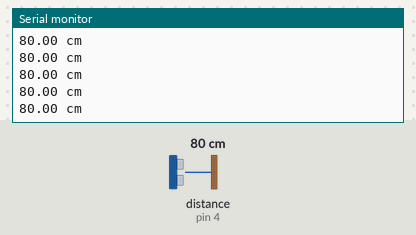
The sketch below on a simulated Arduino Uno, built with avr-gcc and run on an emulated ATmega328P. Parts: the last lines printed to the serial monitor. The inputs (shaded band) are chosen by the test bench; at power-on: distance to the obstacle (sensor on pin 4) 80 cm. The echo pulse lasts 58.3 µs per cm.

Above: at 1.2 s.
1.3 s: distance to the obstacle (sensor on pin 4) set to 2 cm
At 1.38 s:
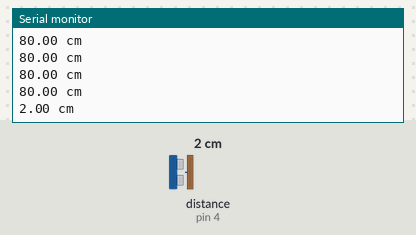
2.8 s: distance to the obstacle (sensor on pin 4) set to 250 cm
At 2.9 s:
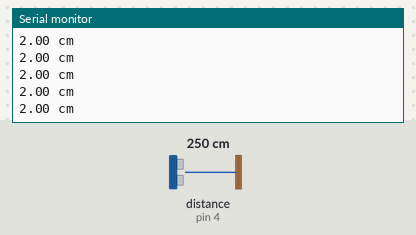
Timing chart, 0 to 5.8 s (numbered marks = the images above; inputs shaded):
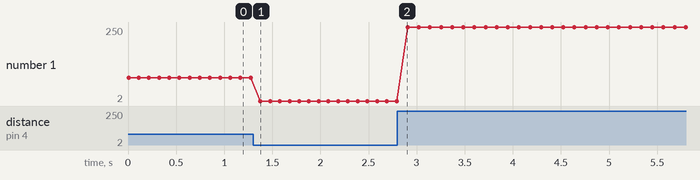

Measured:
- after the input at 1.3 s, the serial monitor: prints a new line after 0.08 s (image 1)
- plotted number 1: 80 → 2 after the input at 1.3 s, 2 → 250 after the input at 2.8 s

The sketch:

distance_testing.ino
```cpp
#include <EasyUltrasonic.h>

#define TRIGPIN 2 // Digital pin connected to the trig pin of the ultrasonic sensor
#define ECHOPIN 4 // Digital pin connected to the echo pin of the ultrasonic sensor

EasyUltrasonic ultrasonic; // Create the ultrasonic object

void setup() {
  Serial.begin(9600); // Open the serial port

  ultrasonic.attach(TRIGPIN, ECHOPIN); // Attaches the ultrasonic sensor on the specified pins on the ultrasonic object
}

void loop() {
  float distanceCM = ultrasonic.getDistanceCM(); // Read the distance in centimeters

  // float distanceIN = ultrasonic.getDistanceIN(); // Uncomment if you want to get the distance in inches

  // Print the distance value in Serial Monitor
  Serial.print(distanceCM);
  Serial.println(" cm");

  delay(100);
}
```
